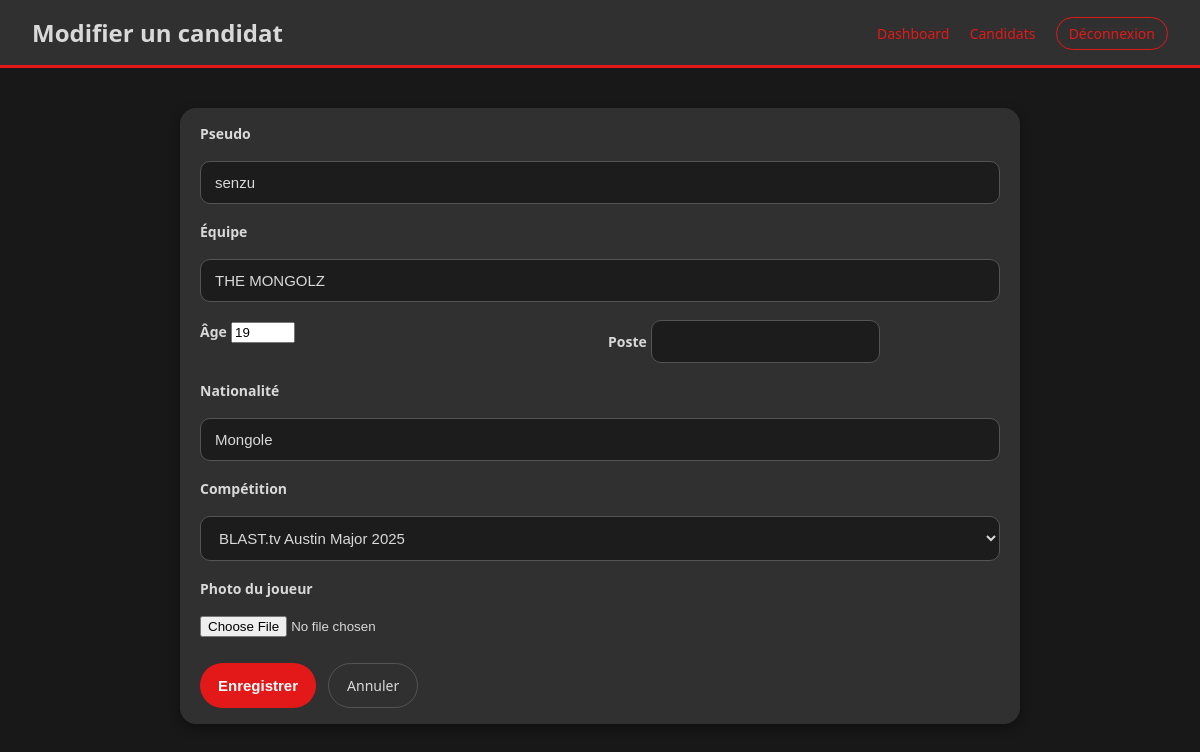
/admin/candidat_form.php?id=109 (signed in), run on an earlier commit of the app's database.
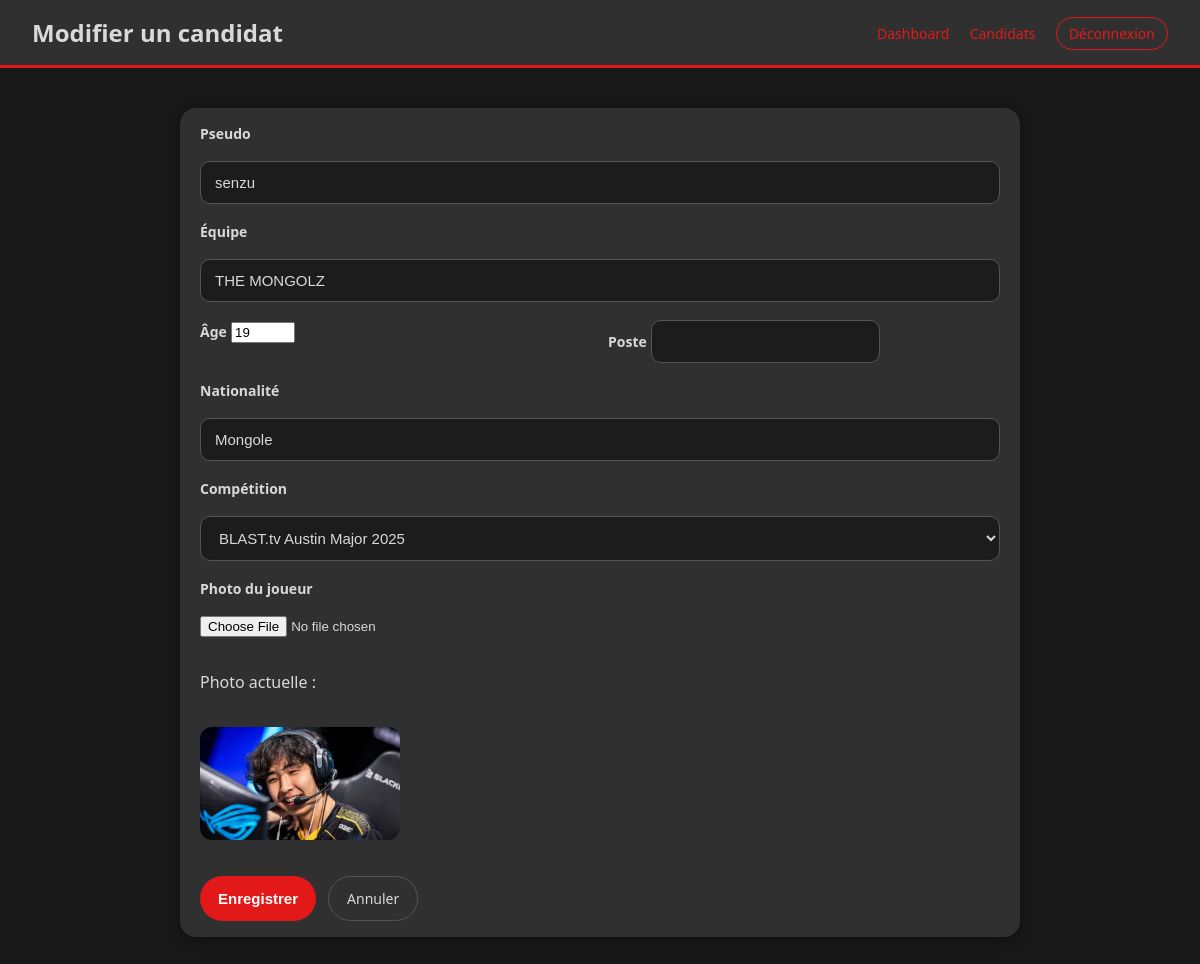
And on a later commit of the database.
### tables this page shows
CREATE TABLE IF NOT EXISTS `joueur` (
  `idjoueur` int NOT NULL AUTO_INCREMENT,
  `pseudo` varchar(45) NOT NULL,
  `equipe` varchar(70) DEFAULT NULL,
  `age` int DEFAULT NULL,
  `nationalite` varchar(45) DEFAULT NULL,
  `poste` varchar(45) DEFAULT NULL,
  `idadmin` int NOT NULL,
  `idcompetition` int NOT NULL,
  `photo` varchar(255) DEFAULT NULL,
  `email_candidat` varchar(255) DEFAULT NULL,
  `mdp_candidat` varchar(255) DEFAULT NULL,
  `bio_candidat` text,
  `lien_media` varchar(255) DEFAULT NULL,
  `candidature_complete` tinyint(1) NOT NULL DEFAULT '1',
  `candidature_validee` tinyint(1) NOT NULL DEFAULT '1',
  PRIMARY KEY (`idjoueur`),
  KEY `fk_joueur_admin` (`idadmin`),
  KEY `fk_joueur_compet` (`idcompetition`)
);

CREATE TABLE IF NOT EXISTS `competition` (
  `idcompetition` int NOT NULL AUTO_INCREMENT,
  `nom_compet` varchar(255) NOT NULL,
  `date_debut` date NOT NULL,
  `date_fin` date NOT NULL,
  `statut` varchar(45) NOT NULL,
  `idadmin` int NOT NULL,
  `idjeu` int NOT NULL,
  PRIMARY KEY (`idcompetition`),
  KEY `fk_compet_admin` (`idadmin`),
  KEY `fk_compet_jeu` (`idjeu`)
);

### admin/candidat_form.php (the view, shortened to what this page needs)
<?php
$connexion = dbconnect();
$mode          = "ajout";
$pseudo        = "";
$equipe        = "";
$age           = "";
$nationalite   = "";
$poste         = "";
$idcompetition = "";
$photo = "";
if (isset($_GET['id'])) {
    $mode     = "edition";
    $idjoueur = (int) $_GET['id'];
    $stmt = $connexion->prepare("SELECT * FROM joueur WHERE idjoueur = ?");
    $stmt->execute([$idjoueur]);
    $joueur = $stmt->fetch(PDO::FETCH_ASSOC);
    if ($joueur) {
        $pseudo        = $joueur['pseudo'];
        $equipe        = $joueur['equipe'];
        $age           = $joueur['age'];
        $nationalite   = $joueur['nationalite'];
        $poste         = $joueur['poste'];
        $idcompetition = $joueur['idcompetition'];
        $photo         = $joueur['photo'];
    }
}
$stmt = $connexion->query("SELECT idcompetition, nom_compet FROM competition");
$competitions = $stmt->fetchAll(PDO::FETCH_ASSOC);
?>
<!DOCTYPE html>
<html lang="fr">
<head>
    <link rel="stylesheet" href="admin.css">
</head>
<body>
<header class="admin-header">
    <h1><?= ($mode === "ajout" ? "Ajouter un candidat" : "Modifier un candidat") ?></h1>
    <nav>
        <a href="index.php">Dashboard</a>
        <a href="candidats.php">Candidats</a>
        <a href="../index.php?disconnect=1" class="btn-logout">Déconnexion</a>
    </nav>
</header>
<main class="admin-main form-page">
    <section class="panel panel-form">
        <form method="post" action="candidat_save.php" class="form-admin" enctype="multipart/form-data">
            <label>Pseudo</label>
            <input type="text" name="pseudo" required value="<?= htmlspecialchars($pseudo) ?>">
            <label>Équipe</label>
            <input type="text" name="equipe" value="<?= htmlspecialchars($equipe) ?>">
            <div class="form-row-2">
                <div>
                    <label>Âge</label>
                    <input type="number" name="age" min="10" max="100"
                           value="<?= htmlspecialchars($age) ?>">
                </div>
                <div>
                    <label>Poste</label>
                    <input type="text" name="poste" value="<?= htmlspecialchars($poste) ?>">
                </div>
            </div>
            <label>Nationalité</label>
            <input type="text" name="nationalite" value="<?= htmlspecialchars($nationalite) ?>">
            <label>Compétition</label>
            <select name="idcompetition" required>
                <?php foreach ($competitions as $c): ?>
                    <option value="<?= $c['idcompetition'] ?>"
                        <?= ($c['idcompetition'] == $idcompetition) ? "selected" : "" ?>>
                        <?= htmlspecialchars($c['nom_compet']) ?>
                    </option>
                <?php endforeach; ?>
            </select>
            <label>Photo du joueur</label>
            <input type="file" name="photo" accept="image/*">
            <?php if ($mode === "edition" && !empty($photo)): ?>
                <p>Photo actuelle :</p>
                <img src="../images/<?= htmlspecialchars($photo) ?>" alt="Photo actuelle"
                     style="max-width: 200px; border-radius: 12px; display:block; margin-bottom:10px;">
            <?php endif; ?>
            <div class="form-actions">
                <button type="submit" class="btn-primary">Enregistrer</button>
                <a href="candidats.php" class="btn-secondary">Annuler</a>
            </div>
        </form>
    </section>
</main>
</body>
</html>

What changed in the data, as far as the page shows it:
changed joueur "senzu": photo: picture added
Also different on the page:
text now shown: "Photo actuelle :"
